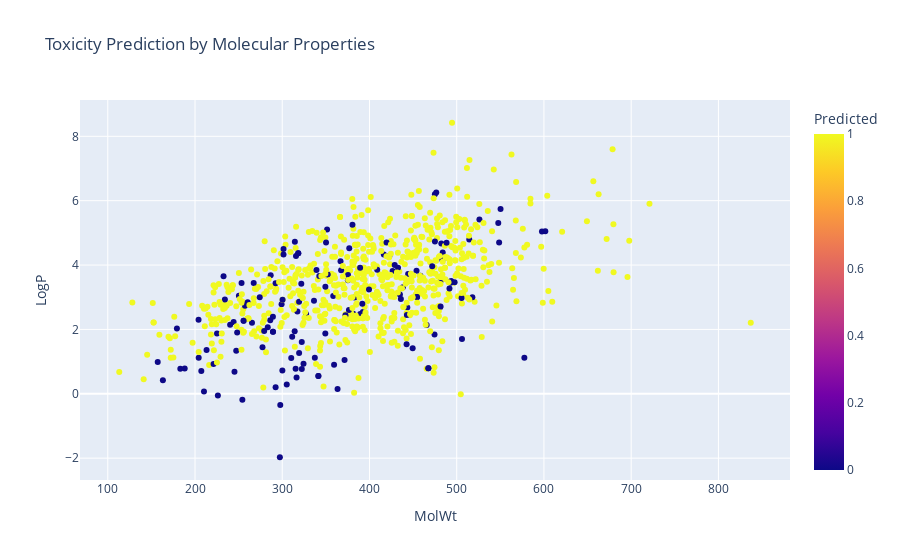

Notebook source saved alongside this figure:
### Code cell
import plotly.express as px

fig = px.scatter(
    X_test_df,  # Use the actual DataFrame name
    x='MolWt',
    y='LogP',
    color='Predicted',
    hover_data=['TPSA', 'HDonors', 'HAcceptors'],
    title='Toxicity Prediction by Molecular Properties'
)

fig.show()

### Figure 1 — Plotly figure (JSON) as saved in the notebook; plotly's stock layout.template omitted (floating-point values rounded to 4 significant figures; data arrays with more than 128 entries replaced by an {"elided": "..."} marker saying what was removed)
{"data": [{"customdata": {"elided": "840x3 float values"}, "hovertemplate": "MolWt=%{x}<br>LogP=%{y}<br>TPSA=%{customdata[0]}<br>HDonors=%{customdata[1]}<br>HAcceptors=%{customdata[2]}<br>Predicted=%{marker.color}<extra></extra>", "legendgroup": "", "marker": {"color": {"elided": "840 int values"}, "coloraxis": "coloraxis", "symbol": "circle"}, "mode": "markers", "name": "", "orientation": "v", "showlegend": false, "x": {"elided": "840 float values"}, "xaxis": "x", "y": {"elided": "840 float values"}, "yaxis": "y", "type": "scatter"}], "layout": {"xaxis": {"anchor": "y", "domain": [0.0, 1.0], "title": {"text": "MolWt"}}, "yaxis": {"anchor": "x", "domain": [0.0, 1.0], "title": {"text": "LogP"}}, "coloraxis": {"colorbar": {"title": {"text": "Predicted"}}, "colorscale": [[0.0, "#0d0887"], [0.1111, "#46039f"], [0.2222, "#7201a8"], [0.3333, "#9c179e"], [0.4444, "#bd3786"], [0.5556, "#d8576b"], [0.6667, "#ed7953"], [0.7778, "#fb9f3a"], [0.8889, "#fdca26"], [1.0, "#f0f921"]]}, "legend": {"tracegroupgap": 0}, "title": {"text": "Toxicity Prediction by Molecular Properties"}}}
